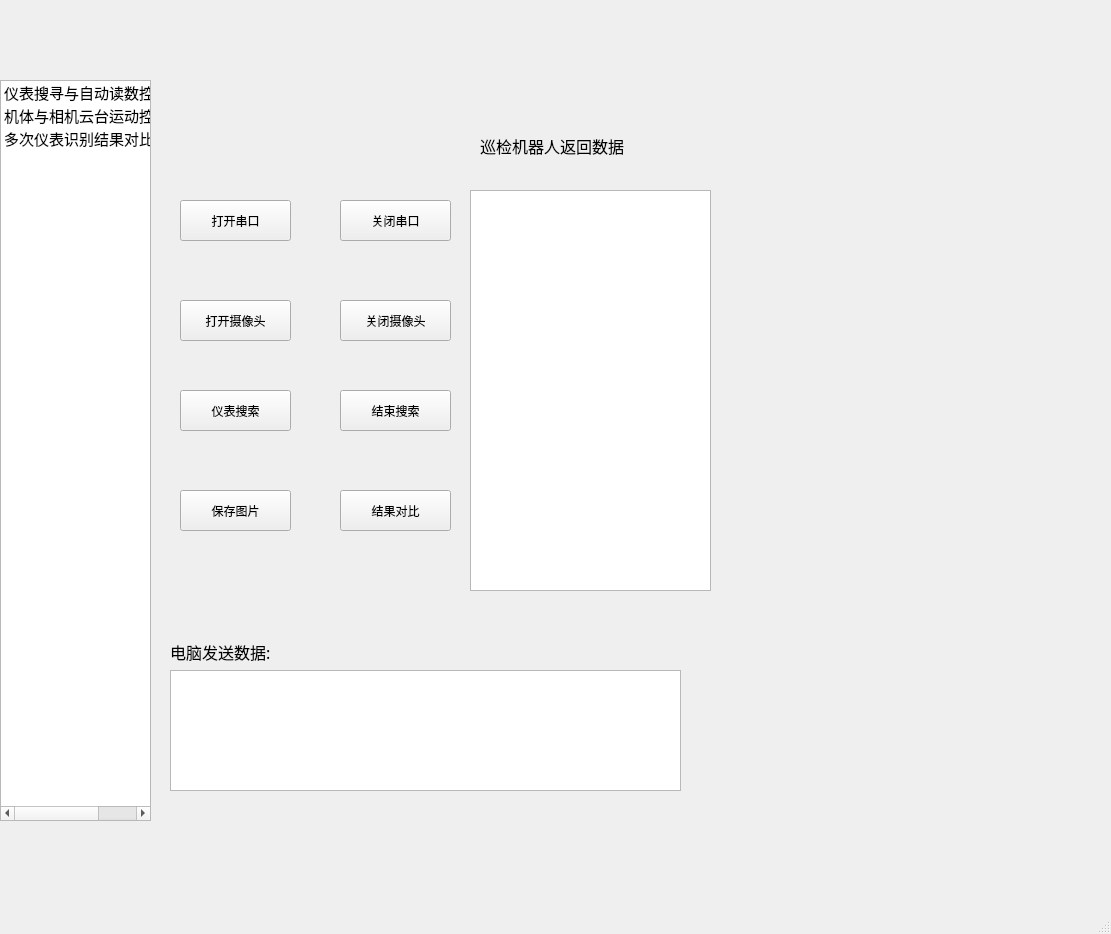
<?xml version="1.0" encoding="UTF-8"?>
<ui version="4.0">
 <class>MainWindow</class>
 <widget class="QMainWindow" name="MainWindow">
  <property name="geometry">
   <rect>
    <x>0</x>
    <y>0</y>
    <width>1111</width>
    <height>934</height>
   </rect>
  </property>
  <property name="windowTitle">
   <string>MainWindow</string>
  </property>
  <widget class="QWidget" name="centralwidget">
   <widget class="QWidget" name="main_widget" native="true">
    <property name="geometry">
     <rect>
      <x>0</x>
      <y>80</y>
      <width>721</width>
      <height>741</height>
     </rect>
    </property>
    <widget class="QListWidget" name="listWidget">
     <property name="geometry">
      <rect>
       <x>0</x>
       <y>0</y>
       <width>151</width>
       <height>741</height>
      </rect>
     </property>
     <item>
      <property name="text">
       <string>仪表搜寻与自动读数控制模块</string>
      </property>
      <property name="font">
       <font>
        <family>宋体</family>
        <pointsize>11</pointsize>
        <kerning>true</kerning>
       </font>
      </property>
      <property name="textAlignment">
       <set>AlignLeading|AlignBottom</set>
      </property>
     </item>
     <item>
      <property name="text">
       <string>机体与相机云台运动控制模块</string>
      </property>
      <property name="font">
       <font>
        <family>宋体</family>
        <pointsize>11</pointsize>
       </font>
      </property>
      <property name="textAlignment">
       <set>AlignLeading|AlignTop</set>
      </property>
     </item>
     <item>
      <property name="text">
       <string>多次仪表识别结果对比显示模块</string>
      </property>
      <property name="font">
       <font>
        <family>宋体</family>
        <pointsize>11</pointsize>
       </font>
      </property>
     </item>
    </widget>
    <widget class="QWidget" name="page1" native="true">
     <property name="geometry">
      <rect>
       <x>150</x>
       <y>0</y>
       <width>571</width>
       <height>741</height>
      </rect>
     </property>
     <widget class="QPushButton" name="pushButton_9">
      <property name="geometry">
       <rect>
        <x>30</x>
        <y>120</y>
        <width>111</width>
        <height>41</height>
       </rect>
      </property>
      <property name="text">
       <string>打开串口</string>
      </property>
     </widget>
     <widget class="QPushButton" name="pushButton_10">
      <property name="geometry">
       <rect>
        <x>190</x>
        <y>120</y>
        <width>111</width>
        <height>41</height>
       </rect>
      </property>
      <property name="text">
       <string>关闭串口</string>
      </property>
     </widget>
     <widget class="QPushButton" name="pushButton_11">
      <property name="geometry">
       <rect>
        <x>30</x>
        <y>220</y>
        <width>111</width>
        <height>41</height>
       </rect>
      </property>
      <property name="text">
       <string>打开摄像头</string>
      </property>
     </widget>
     <widget class="QPushButton" name="pushButton_12">
      <property name="geometry">
       <rect>
        <x>190</x>
        <y>220</y>
        <width>111</width>
        <height>41</height>
       </rect>
      </property>
      <property name="text">
       <string>关闭摄像头</string>
      </property>
     </widget>
     <widget class="QPushButton" name="pushButton_13">
      <property name="geometry">
       <rect>
        <x>30</x>
        <y>310</y>
        <width>111</width>
        <height>41</height>
       </rect>
      </property>
      <property name="text">
       <string>仪表搜索</string>
      </property>
     </widget>
     <widget class="QPushButton" name="pushButton_14">
      <property name="geometry">
       <rect>
        <x>190</x>
        <y>310</y>
        <width>111</width>
        <height>41</height>
       </rect>
      </property>
      <property name="text">
       <string>结束搜索</string>
      </property>
     </widget>
     <widget class="QPushButton" name="pushButton_15">
      <property name="geometry">
       <rect>
        <x>30</x>
        <y>410</y>
        <width>111</width>
        <height>41</height>
       </rect>
      </property>
      <property name="text">
       <string>保存图片</string>
      </property>
     </widget>
     <widget class="QPushButton" name="pushButton_16">
      <property name="geometry">
       <rect>
        <x>190</x>
        <y>410</y>
        <width>111</width>
        <height>41</height>
       </rect>
      </property>
      <property name="text">
       <string>结果对比</string>
      </property>
     </widget>
     <widget class="QLabel" name="label_35">
      <property name="geometry">
       <rect>
        <x>330</x>
        <y>50</y>
        <width>201</width>
        <height>31</height>
       </rect>
      </property>
      <property name="font">
       <font>
        <family>宋体</family>
        <pointsize>12</pointsize>
       </font>
      </property>
      <property name="text">
       <string>巡检机器人返回数据</string>
      </property>
     </widget>
     <widget class="QTextEdit" name="robet_data_2">
      <property name="geometry">
       <rect>
        <x>320</x>
        <y>110</y>
        <width>241</width>
        <height>401</height>
       </rect>
      </property>
     </widget>
     <widget class="QWidget" name="layoutWidget_2">
      <property name="geometry">
       <rect>
        <x>20</x>
        <y>560</y>
        <width>511</width>
        <height>151</height>
       </rect>
      </property>
      <layout class="QGridLayout" name="gridLayout_3">
       <item row="0" column="0">
        <widget class="QLabel" name="label_36">
         <property name="font">
          <font>
           <family>宋体</family>
           <pointsize>12</pointsize>
          </font>
         </property>
         <property name="text">
          <string>电脑发送数据:</string>
         </property>
        </widget>
       </item>
       <item row="1" column="0">
        <widget class="QTextEdit" name="cpsend_data_2"/>
       </item>
      </layout>
     </widget>
    </widget>
   </widget>
  </widget>
  <widget class="QMenuBar" name="menubar">
   <property name="geometry">
    <rect>
     <x>0</x>
     <y>0</y>
     <width>1111</width>
     <height>26</height>
    </rect>
   </property>
  </widget>
  <widget class="QStatusBar" name="statusbar"/>
 </widget>
 <resources/>
 <connections/>
</ui>
